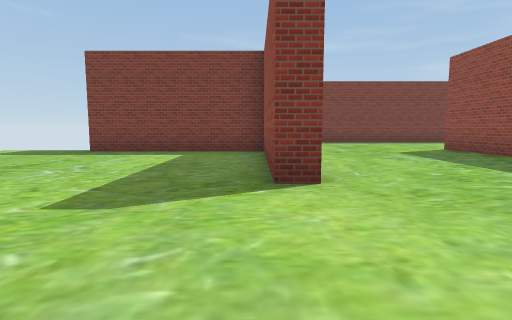
view 1 (above)

19 first-person views from a walk through a 3-D level made in the Unity game engine. The camera is 1.2 m above the floor, tilts 6° down and sees 80° across. The floor is counted in squares, 2 m on a side. Each view is taken from the middle of a square. On the plan, view 1 faces up. The plan holds only what a view shows up to about 9 squares ahead; the rest is blank. The player is left out. Some surface patterns are stand-ins.

view 2
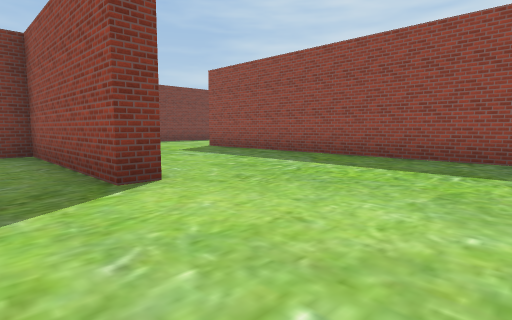

view 3
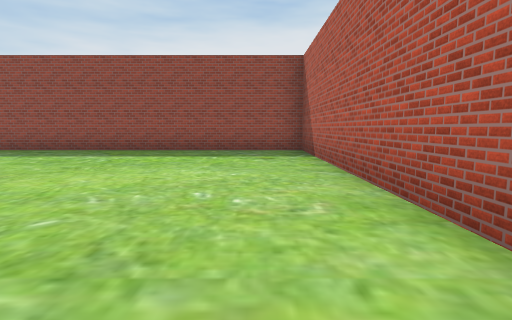

view 4
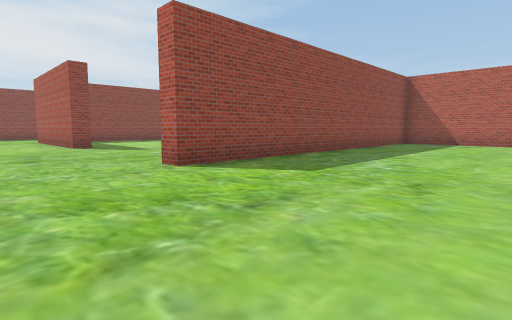

view 5
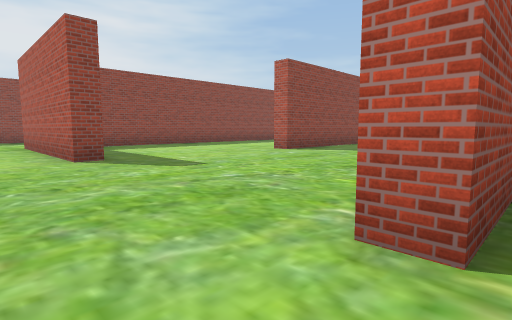

view 6
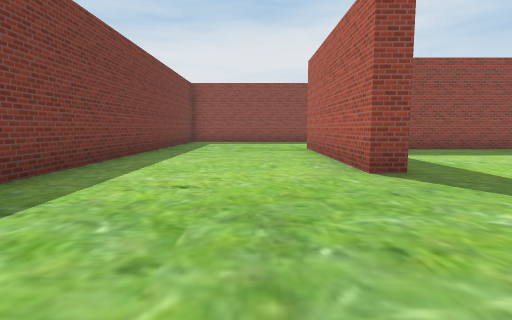

view 7
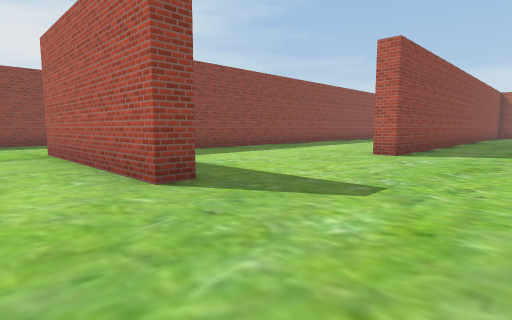

view 8
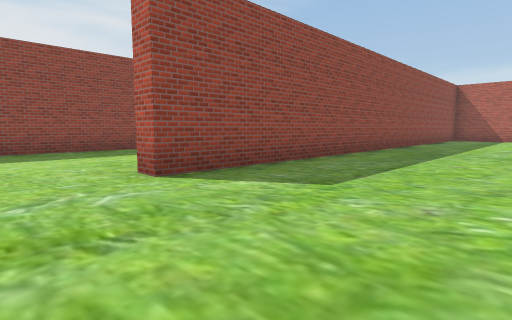

view 9
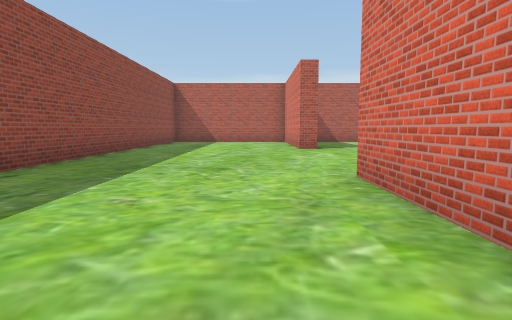

view 10
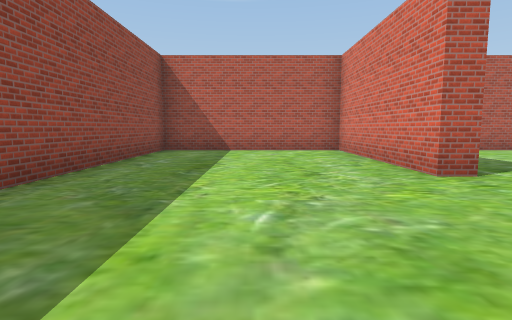

view 11
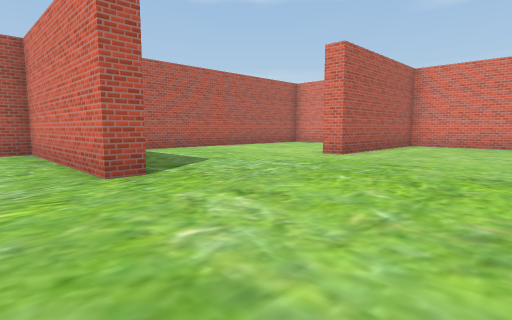

view 12
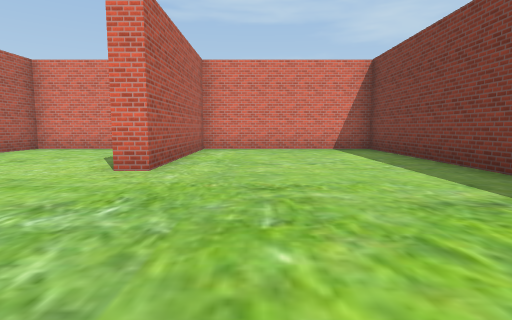

view 13
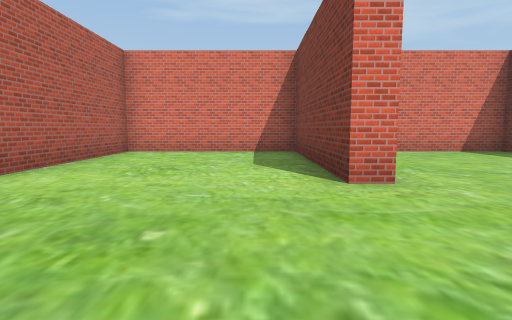

view 14
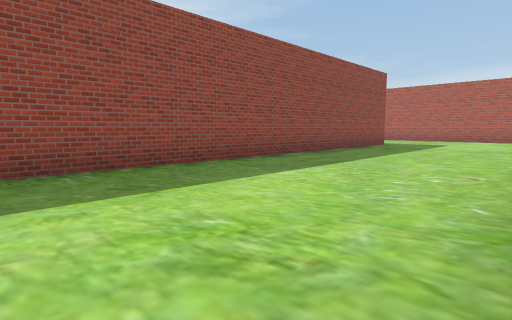

view 15
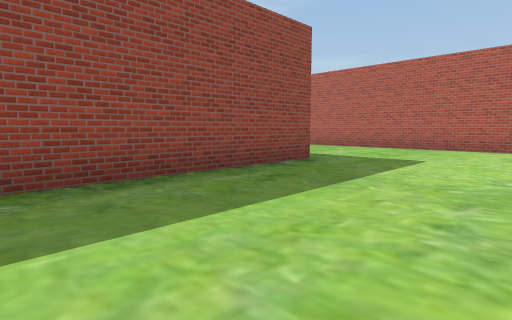

view 16
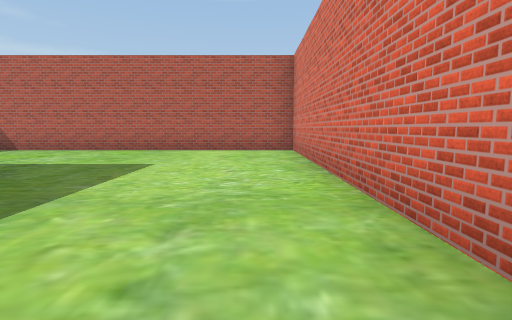

view 17
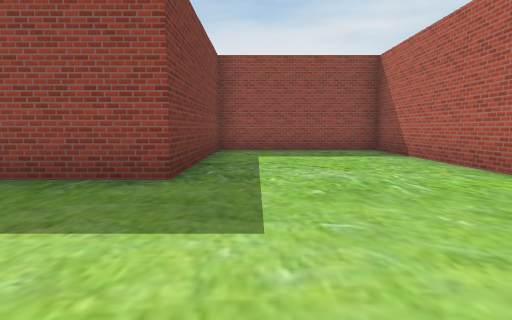

view 18
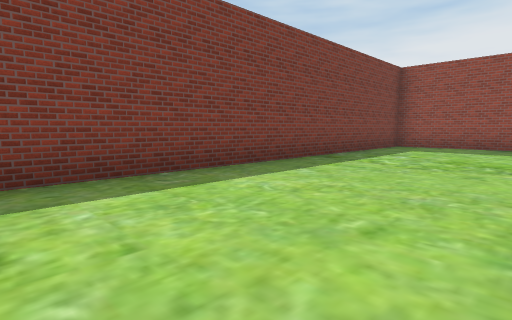

view 19
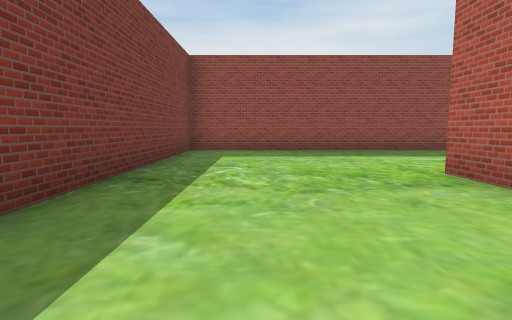

### Floor plan
Points are (right, up) in squares from view 1. A wall is a line through its corners. A room is listed if a view was taken in it or the views show most of it. See-through windows are left out.
Room 1 (views 1, 2, 3, 4, 5, 6, 7, 8, 9, 10, 11, 12, 13, 14, 15, 16, 17, 18, 19)
walls: (5.7, 0.6) (5.7, -1.8); (11, -4.1) (11, -11.2) (20.3, -11.2) (20.3, -7) (15.5, -7) (15.5, 5.8); (1.2, -1.7) (-3.8, -1.7) (-3.8, -6.5) (0.7, -6.5) (0.7, -7) (-3.8, -7) (-3.8, -11.2) (3.2, -11.2); (11, 7.9) (11, 8.5) (16, 8.5); (0.8, 3.2) (0.2, 3.2) (0.2, 7.8) (-4.2, 7.8); (5.1, -6.7) (5.7, -6.7) (5.7, -11.2) (10.5, -11.2) (10.5, 3.2) (11, 3.2); (-1.6, -1.3) (5.3, -1.3) (5.3, 8.5) (5.8, 8.5); (20.3, 5.8) (20.3, 12.7) (10.1, 12.7)

Where each view was taken, in squares from view 1:
view 1: 0 up, 0 right, facing up
view 2: 0 up, 1 left, facing up-right
view 3: 0 up, 3 left, facing right
view 4: 11 up, 1 right, facing down-right
view 5: 10 up, 5 right, facing down-right
view 6: 10 up, 7 right, facing right
view 7: 10 up, 8 right, facing down-right
view 8: 5 up, 7 right, facing down-right
view 9: 2 up, 7 right, facing down
view 10: 3 down, 8 right, facing down
view 11: 3 down, 7 right, facing down-left
view 12: 5 down, 5 right, facing left
view 13: 8 down, 4 right, facing left
view 14: 4 up, 11 right, facing down-right
view 15: 2 down, 12 right, facing down-right
view 16: 3 down, 12 right, facing down
view 17: 8 down, 12 right, facing right
view 18: 9 up, 10 right, facing up-right
view 19: 11 up, 12 right, facing right
